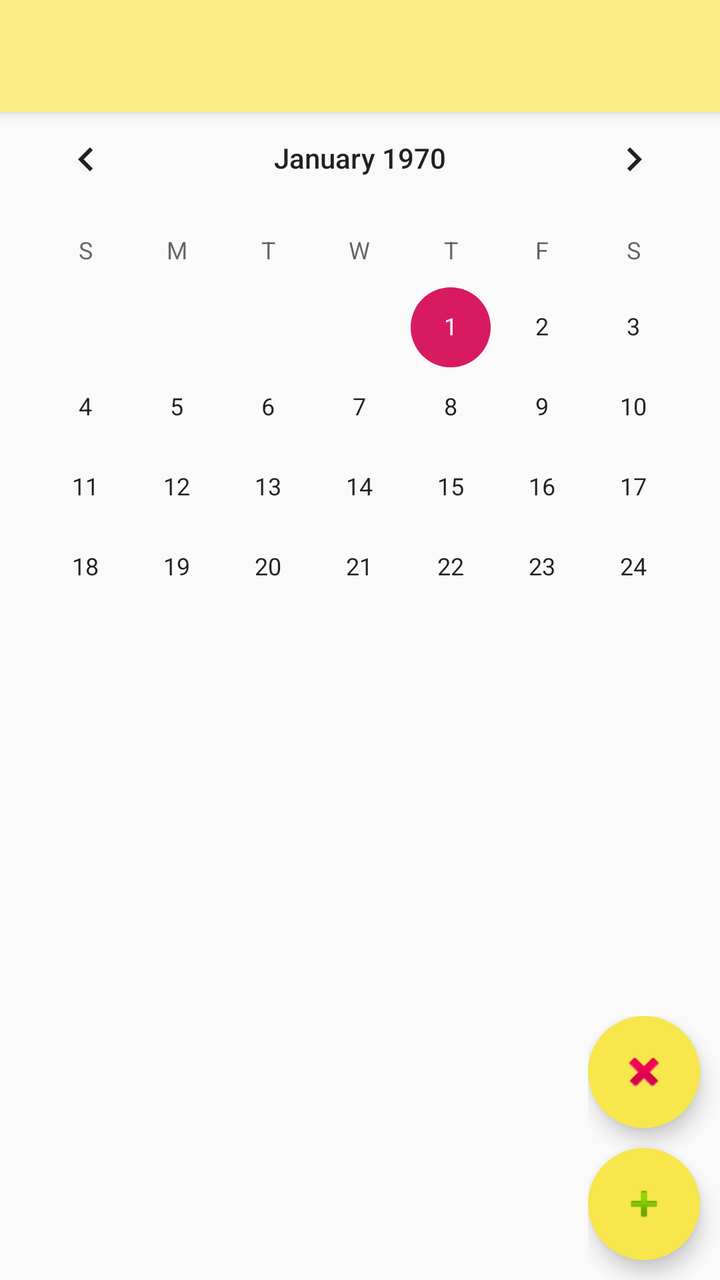
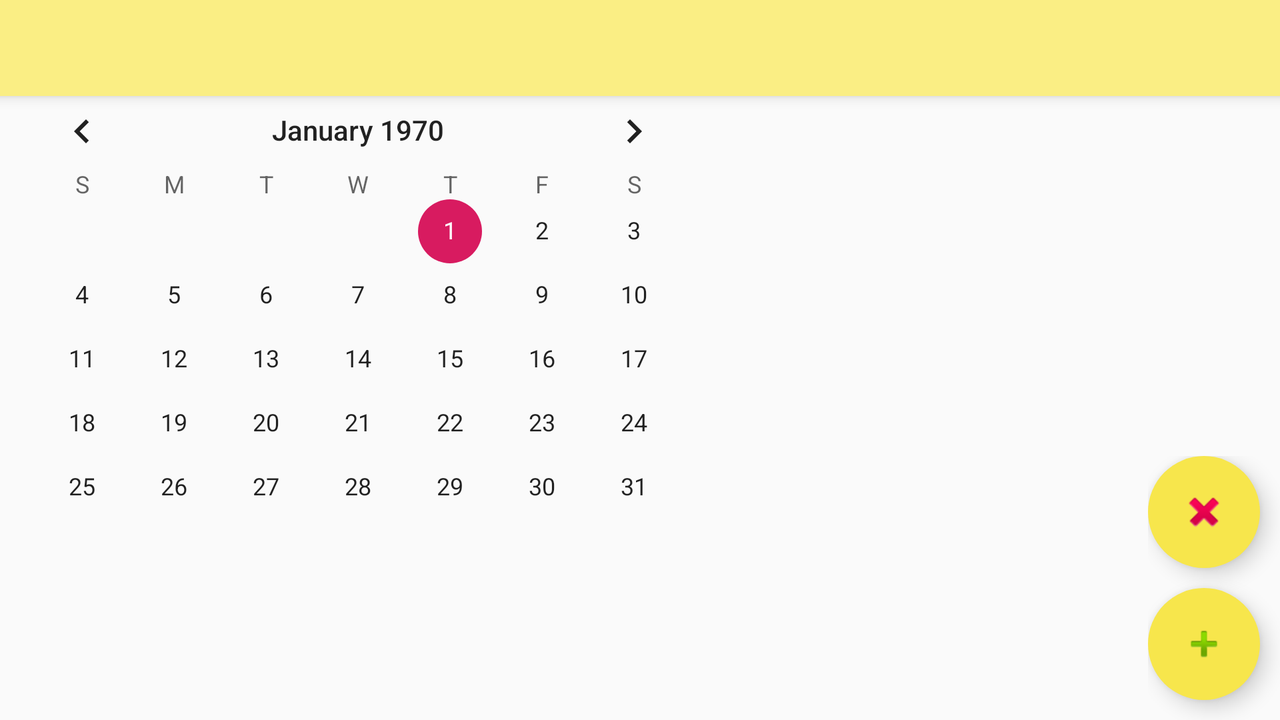

Compare how this app lays out the same screen by default and in its alternative resource folder. The renders come first, then the two layout files and the values they reference.
<!-- AndroidManifest.xml: application theme AppTheme -->
<!-- res/layout/activity_reservationroom.xml -->
<?xml version="1.0" encoding="utf-8"?>
<androidx.coordinatorlayout.widget.CoordinatorLayout xmlns:android="http://schemas.android.com/apk/res/android"
    xmlns:app="http://schemas.android.com/apk/res-auto"
    xmlns:tools="http://schemas.android.com/tools"
    android:layout_width="match_parent"
    android:layout_height="match_parent"
    tools:context=".ReservationRoomActivity">

    <include
        layout="@layout/toolbar_main"
        android:id="@+id/toolbar"/>

    <LinearLayout
        android:layout_width="match_parent"
        android:layout_height="match_parent"
        android:orientation="vertical"
        android:layout_marginTop="-30dp">

        <TextView
            android:id="@+id/main_message_textview"
            android:layout_width="wrap_content"
            android:layout_height="wrap_content" />

        <TextView
            android:layout_width="match_parent"
            android:layout_height="wrap_content"
            android:id="@+id/roomName"
            android:layout_marginTop="24dp"
            android:textAlignment="center"
            android:textSize="24sp"/>

        <CalendarView
            android:id="@+id/calendarView"
            android:layout_width="match_parent"
            android:layout_height="254dp" />

        <ListView
            android:layout_width="match_parent"
            android:layout_height="wrap_content"
            android:id="@+id/listViewRoomRes"
            android:layout_weight="20"/>
    </LinearLayout>

    <androidx.constraintlayout.widget.ConstraintLayout
        android:id="@+id/www"
        android:layout_width="wrap_content"
        android:layout_height="wrap_content"
        android:layout_gravity="bottom|end">

        <com.google.android.material.floatingactionbutton.FloatingActionButton
            android:id="@+id/deleteFab"
            android:layout_width="wrap_content"
            android:layout_height="wrap_content"
            android:backgroundTint="@color/colorZealandDark"
            android:onClick="setDelete"
            android:src="@android:drawable/ic_delete"
            app:layout_constraintBottom_toTopOf="@id/addFab"
            app:layout_constraintTop_toBottomOf="@id/www"
            android:layout_marginRight="10dp"
            android:layout_marginBottom="10dp"
            app:layout_constraintRight_toRightOf="parent"
            app:layout_constraintBottom_toBottomOf="parent"
            android:elevation="6dp"
            app:pressedTranslationZ="12dp"
            app:borderWidth="0dp"/>

        <com.google.android.material.floatingactionbutton.FloatingActionButton
            android:id="@+id/addFab"
            android:layout_width="wrap_content"
            android:layout_height="wrap_content"
            android:backgroundTint="@color/colorZealandDark"
            android:onClick="addReservation"
            android:src="@android:drawable/ic_input_add"
            app:layout_constraintTop_toBottomOf="@id/deleteFab"
            android:layout_marginRight="10dp"
            android:layout_marginBottom="10dp"
            app:layout_constraintRight_toRightOf="parent"
            app:layout_constraintBottom_toBottomOf="parent"
            android:elevation="6dp"
            app:pressedTranslationZ="12dp"
            app:borderWidth="0dp"/>
    </androidx.constraintlayout.widget.ConstraintLayout>

</androidx.coordinatorlayout.widget.CoordinatorLayout>
<!-- res/layout/toolbar_main.xml (included above) -->
<?xml version="1.0" encoding="utf-8"?>
<androidx.appcompat.widget.Toolbar
    xmlns:app="http://schemas.android.com/apk/res-auto"
    xmlns:android="http://schemas.android.com/apk/res/android"

    android:layout_width="match_parent"
    android:layout_height="?attr/actionBarSize"
    android:elevation="4dp"
    android:background="@color/colorZealand"
    app:layout_constraintTop_toTopOf="parent"
    app:titleTextColor="@color/colorBlack"
    android:theme="@style/ThemeOverlay.AppCompat.ActionBar"
    app:popupTheme="@style/ThemeOverlay.AppCompat.Light" />
<!-- resources referenced by this layout -->
<resources>
  <color name="colorBlack">#000000</color>
  <color name="colorZealand">#faee84</color>
  <color name="colorZealandDark">#f7e64c</color>
  <style name="AppTheme" parent="Theme.AppCompat.Light.NoActionBar">
          
          <item name="colorPrimary">@color/colorPrimary</item>
          <item name="colorPrimaryDark">@color/colorPrimaryDark</item>
          <item name="colorAccent">@color/colorAccent</item>
      </style>
  <color name="colorPrimary">#3F51B5</color>
  <color name="colorPrimaryDark">#0020AA</color>
  <color name="colorAccent">#D81B60</color>
</resources>
<!-- res/layout-land/activity_reservationroom.xml (the repository's variant of the layout above) -->
<!-- drawn on the phone turned sideways -->
<?xml version="1.0" encoding="utf-8"?>
<androidx.coordinatorlayout.widget.CoordinatorLayout xmlns:android="http://schemas.android.com/apk/res/android"
    xmlns:app="http://schemas.android.com/apk/res-auto"
    xmlns:tools="http://schemas.android.com/tools"
    android:orientation="vertical"
    android:layout_width="match_parent"
    android:layout_height="match_parent"
    tools:context=".ReservationRoomActivity">

    <include
        layout="@layout/toolbar_main"
        android:id="@+id/toolbar"/>

    <LinearLayout
        android:layout_width="match_parent"
        android:layout_height="match_parent"
        android:orientation="vertical"
        android:layout_marginTop="-30dp">

        <TextView
            android:id="@+id/main_message_textview"
            android:layout_width="wrap_content"
            android:layout_height="wrap_content" />

        <TextView
            android:layout_width="match_parent"
            android:layout_height="wrap_content"
            android:id="@+id/roomName"
            android:layout_marginTop="24dp"
            android:textAlignment="center"
            android:textSize="24sp"/>

        <LinearLayout
            android:layout_width="match_parent"
            android:layout_height="match_parent"
            android:orientation="horizontal">

        <CalendarView
            android:id="@+id/calendarView"
            android:layout_width="wrap_content"
            android:layout_height="wrap_content" />

        <ListView
            android:layout_width="match_parent"
            android:layout_height="wrap_content"
            android:id="@+id/listViewRoomRes"
            android:layout_weight="20"/>
        </LinearLayout>
    </LinearLayout>

    <androidx.constraintlayout.widget.ConstraintLayout
        android:id="@+id/www"
        android:layout_width="wrap_content"
        android:layout_height="wrap_content"
        android:layout_gravity="bottom|end">

        <com.google.android.material.floatingactionbutton.FloatingActionButton
            android:id="@+id/deleteFab"
            android:layout_width="wrap_content"
            android:layout_height="wrap_content"
            android:backgroundTint="@color/colorZealandDark"
            android:onClick="setDelete"
            android:src="@android:drawable/ic_delete"
            app:layout_constraintBottom_toTopOf="@id/addFab"
            app:layout_constraintTop_toBottomOf="@id/www"
            android:layout_marginRight="10dp"
            android:layout_marginBottom="10dp"
            app:layout_constraintRight_toRightOf="parent"
            app:layout_constraintBottom_toBottomOf="parent"
            android:elevation="6dp"
            app:pressedTranslationZ="12dp"
            app:borderWidth="0dp"/>

        <com.google.android.material.floatingactionbutton.FloatingActionButton
            android:id="@+id/addFab"
            android:layout_width="wrap_content"
            android:layout_height="wrap_content"
            android:backgroundTint="@color/colorZealandDark"
            android:onClick="addReservation"
            android:src="@android:drawable/ic_input_add"
            app:layout_constraintTop_toBottomOf="@id/deleteFab"
            android:layout_marginRight="10dp"
            android:layout_marginBottom="10dp"
            app:layout_constraintRight_toRightOf="parent"
            app:layout_constraintBottom_toBottomOf="parent"
            android:elevation="6dp"
            app:pressedTranslationZ="12dp"
            app:borderWidth="0dp"/>
    </androidx.constraintlayout.widget.ConstraintLayout>

</androidx.coordinatorlayout.widget.CoordinatorLayout>
